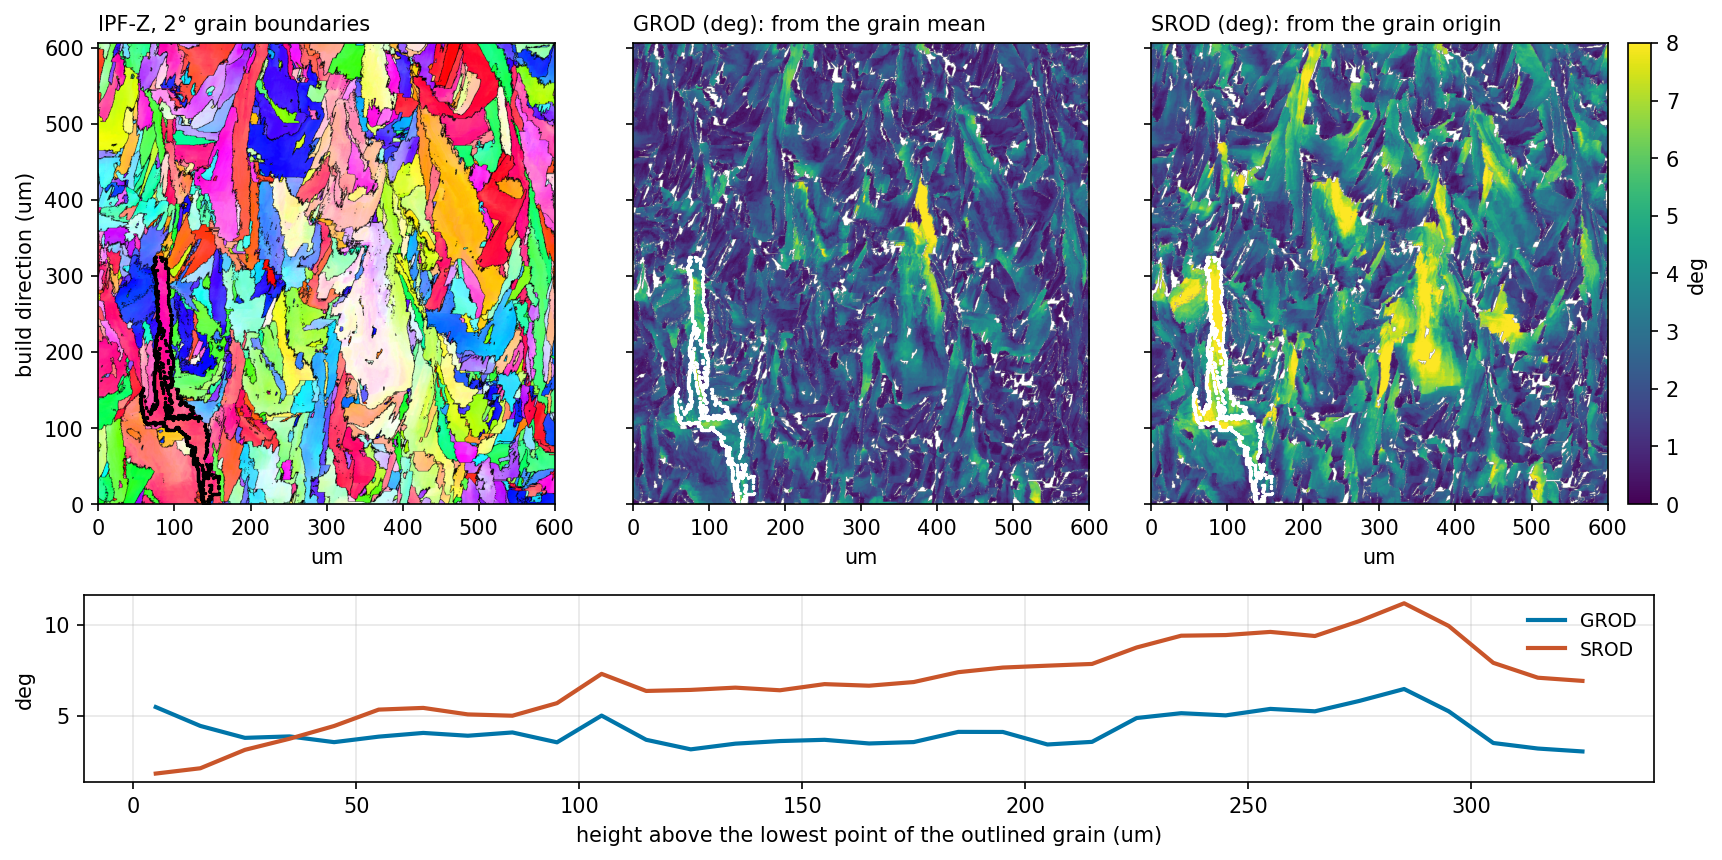

Write Python code to recreate this figure.
#!/usr/bin/env python3
"""GROD against SROD on one IN625 longitudinal EBSD section (HPC-Calibration P15, nominal build).
Left: IPF-Z with 2-degree grain boundaries. Middle: GROD, misorientation of every pixel from its grain's
MEAN orientation. Right: SROD, misorientation from the orientation at the grain's lowest point (its
origin in the section). Bottom: both along the build direction inside one tall grain.
Text-free apart from axes so the slide carries the explanation.  usage (WORK env): grod_srod_example.py OUT.png"""
import sys, os, numpy as np
sys.path.insert(0, '/home/tron/spparks-micro-analysis/src'); sys.path.insert(0, os.path.join(os.path.dirname(os.path.abspath(__file__)), '..', 'scripts'))
from spparks_micro_analysis.ebsd_reader import read_ang
from spparks_micro_analysis.grain_segmentation import segment_grains_2d
from spparks_micro_analysis.orientation_analysis import generate_ipf_colors
IPF_CONJ = np.array([1.0, -1.0, -1.0, -1.0])   # package data (stitch and .ang) store q with R(q) columns = crystal axes; orix's key wants the inverse
from srod_analysis import disorientation_deg, qmul, SYM
import matplotlib; matplotlib.use('Agg'); import matplotlib.pyplot as plt

r = read_ang('/home/tron/HPC-Calibration/ANG-Files/P15/P15-2-side.ang', ci_threshold=0.1)
r0, c0, H, W = 1000, 1000, 1400, 1200                       # 600 x 600 um crop (rows 0.433 um, cols 0.5 um)
q = r['quaternions'][r0:r0+H, c0:c0+W]; v = r['valid_mask'][r0:r0+H, c0:c0+W]
q = q[::-1]; v = v[::-1]                                     # vflip (P15 XZ): build direction = increasing row
lab, _ = segment_grains_2d(q, valid_mask=v, threshold_deg=2.0, crystal_structure='cubic', min_grain_size=50); lab = np.where(v, lab, 0)
dy, dx = 0.433013, 0.5
ids, counts = np.unique(lab[lab > 0], return_counts=True)
grod = np.full(lab.shape, np.nan); srod = np.full(lab.shape, np.nan)
SYMQ = np.array([s for s in SYM])
def mean_orientation(qs, qref):
    """average of the symmetry equivalents of qs closest to qref (sign-aligned), normalised"""
    best = np.zeros(len(qs)); bq = qs.copy()
    for s in SYMQ:
        cand = qmul(qs, s[None, :]); d = np.abs((cand * qref).sum(1)); m = d > best; best[m] = d[m]; bq[m] = cand[m]
    bq *= np.sign((bq * qref).sum(1))[:, None]; mq = bq.mean(0); return mq / np.linalg.norm(mq)
tallest = None
for g, n in zip(ids, counts):
    if n < 200: continue
    rr, cc = np.nonzero(lab == g); qs = q[rr, cc]
    ref = qs[np.argmin((rr - rr.mean())**2 + (cc - cc.mean())**2)]; mq = mean_orientation(qs, ref)
    grod[rr, cc] = disorientation_deg(np.broadcast_to(mq, qs.shape), qs)
    band = rr <= rr.min() + 3; o = np.argmin(np.abs(cc[band] - cc[band].mean())); qo = qs[band][o]
    srod[rr, cc] = disorientation_deg(np.broadcast_to(qo, qs.shape), qs)
    height = (rr.max() - rr.min()) * dy
    if tallest is None or height > tallest[0]: tallest = (height, g, rr, cc)
rgb = generate_ipf_colors(q.reshape(-1, 4) * IPF_CONJ, 'fcc', 'z').reshape(H, W, 3); rgb[~v] = 0.15
b = np.zeros((H, W), bool); b[1:, :] |= lab[1:, :] != lab[:-1, :]; b[:, 1:] |= lab[:, 1:] != lab[:, :-1]; rgb[b] = 0
ext = [0, W*dx, 0, H*dy]
fig = plt.figure(figsize=(13.5, 6.4)); gs = fig.add_gridspec(2, 3, height_ratios=[3.2, 1.3], hspace=0.28, wspace=0.12)
ax0 = fig.add_subplot(gs[0, 0]); ax0.imshow(rgb, origin='lower', extent=ext); ax0.set_ylabel('build direction (um)')
ax1 = fig.add_subplot(gs[0, 1], sharey=ax0); im1 = ax1.imshow(grod, origin='lower', extent=ext, cmap='viridis', vmin=0, vmax=8)
ax2 = fig.add_subplot(gs[0, 2], sharey=ax0); im2 = ax2.imshow(srod, origin='lower', extent=ext, cmap='viridis', vmin=0, vmax=8)
for ax_ in (ax1, ax2): ax_.tick_params(labelleft=False)
for ax_, t in ((ax0, 'IPF-Z, 2° grain boundaries'), (ax1, 'GROD (deg): from the grain mean'), (ax2, 'SROD (deg): from the grain origin')): ax_.set_title(t, loc='left', fontsize=10); ax_.set_xlabel('um')
fig.colorbar(im2, ax=[ax1, ax2], fraction=0.025, pad=0.02, label='deg')
# highlight the tallest grain and its profiles
height, g, rr, cc = tallest; m = lab == g; edge = np.zeros_like(m); edge[1:] |= m[1:] != m[:-1]; edge[:, 1:] |= m[:, 1:] != m[:, :-1]; edge &= m
ys, xs = np.nonzero(edge)
for ax_ in (ax0, ax1, ax2): ax_.scatter(xs*dx, ys*dy, s=0.3, color='w' if ax_ is not ax0 else 'k')
hrow = (rr - rr.min()) * dy; bins = np.arange(0, hrow.max() + 10, 10)
axp = fig.add_subplot(gs[1, :])
for arr, col, name in ((grod, '#0075a9', 'GROD'), (srod, '#c9552a', 'SROD')):
    vals = arr[rr, cc]; prof = [vals[(hrow >= lo) & (hrow < lo + 10)].mean() for lo in bins[:-1]]
    axp.plot(bins[:-1] + 5, prof, color=col, lw=2, label=name)
axp.set_xlabel('height above the lowest point of the outlined grain (um)'); axp.set_ylabel('deg'); axp.grid(alpha=0.3); axp.legend(fontsize=9, frameon=False)
fig.savefig(sys.argv[1], dpi=150, bbox_inches='tight'); print('saved', sys.argv[1], 'tallest grain', round(height), 'um')
